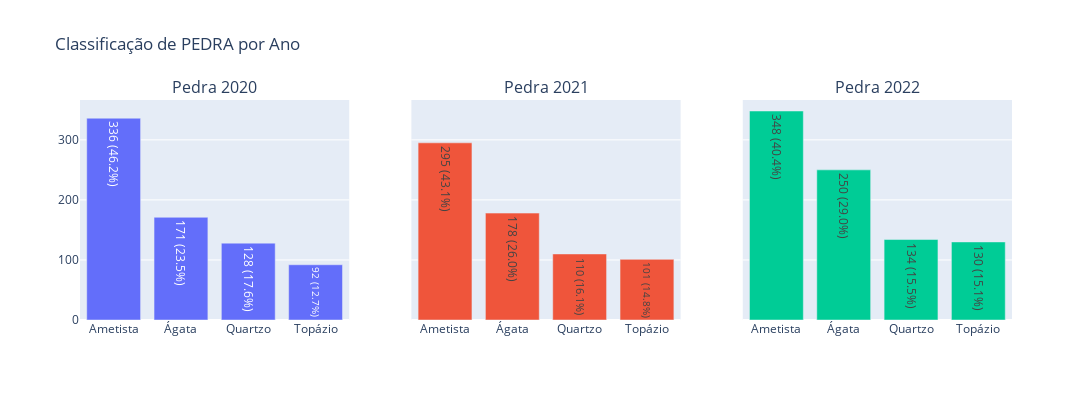

The cell this chart's notebook holds for it:
### Code cell
anos = ['2020', '2021', '2022']

for i, ano in enumerate(anos, start=1):
    data_ano = pedra[pedra['ANO']==ano]

    if data_ano.empty:
        print(f"Nenhum dado válido encontrado para o ano {ano}")
        continue

    valores = data_ano['VALOR'].value_counts()
    total = valores.sum()

    fig.add_trace(
        go.Bar(x=valores.index, y=valores.values, name=f'Ano {ano}',
               text=[f"{v} ({v / total:.1%})" for v in valores.values], textposition='auto'),
               row=1, col=i
    )

fig.update_layout(
    title="Classificação de PEDRA por Ano",
    height=400,
    width=1200,
    showlegend=False
)

fig.show()

### Figure 1 — Plotly figure (JSON) as saved in the notebook; plotly's stock layout.template omitted (floating-point values rounded to 4 significant figures)
{"data": [{"name": "Ano 2020", "text": ["336 (46.2%)", "171 (23.5%)", "128 (17.6%)", "92 (12.7%)"], "textposition": "auto", "type": "bar", "x": ["Ametista", "Ágata", "Quartzo", "Topázio"], "xaxis": "x", "y": [336, 171, 128, 92], "yaxis": "y"}, {"name": "Ano 2021", "text": ["295 (43.1%)", "178 (26.0%)", "110 (16.1%)", "101 (14.8%)"], "textposition": "auto", "type": "bar", "x": ["Ametista", "Ágata", "Quartzo", "Topázio"], "xaxis": "x2", "y": [295, 178, 110, 101], "yaxis": "y2"}, {"name": "Ano 2022", "text": ["348 (40.4%)", "250 (29.0%)", "134 (15.5%)", "130 (15.1%)"], "textposition": "auto", "type": "bar", "x": ["Ametista", "Ágata", "Quartzo", "Topázio"], "xaxis": "x3", "y": [348, 250, 134, 130], "yaxis": "y3"}], "layout": {"annotations": [{"font": {"size": 16}, "showarrow": false, "text": "Pedra 2020", "x": 0.1444, "xanchor": "center", "xref": "paper", "y": 1, "yanchor": "bottom", "yref": "paper"}, {"font": {"size": 16}, "showarrow": false, "text": "Pedra 2021", "x": 0.5, "xanchor": "center", "xref": "paper", "y": 1, "yanchor": "bottom", "yref": "paper"}, {"font": {"size": 16}, "showarrow": false, "text": "Pedra 2022", "x": 0.8556, "xanchor": "center", "xref": "paper", "y": 1, "yanchor": "bottom", "yref": "paper"}], "height": 400, "showlegend": false, "title": {"text": "Classificação de PEDRA por Ano"}, "width": 1200, "xaxis": {"anchor": "y", "domain": [0, 0.2889]}, "xaxis2": {"anchor": "y2", "domain": [0.3556, 0.6444]}, "xaxis3": {"anchor": "y3", "domain": [0.7111, 1]}, "yaxis": {"anchor": "x", "domain": [0, 1]}, "yaxis2": {"anchor": "x2", "domain": [0, 1], "matches": "y", "showticklabels": false}, "yaxis3": {"anchor": "x3", "domain": [0, 1], "matches": "y", "showticklabels": false}}}
